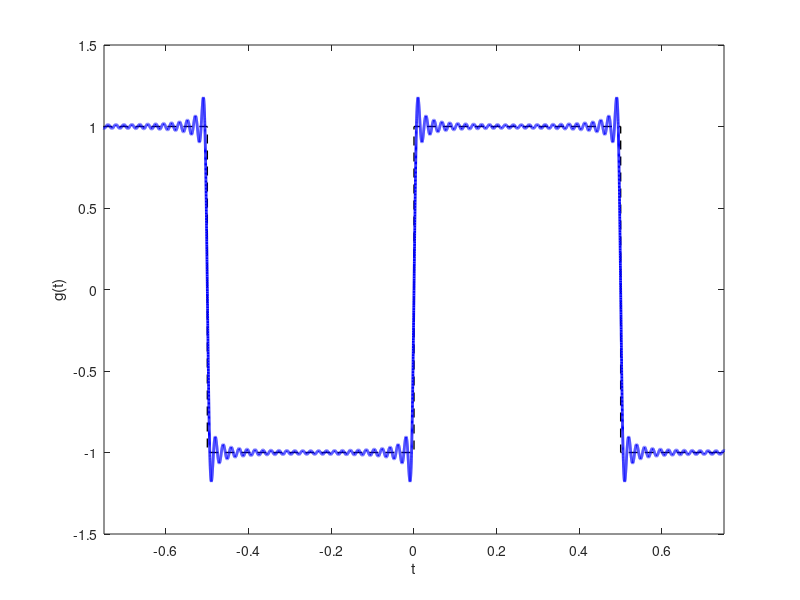

Source code (MATLAB):
clear; close all;

% define period
T = 1;

% create and plot the function g(t)
t_orig = T/2*[-2 -1 -1  0 0 1  1  2];
g_orig =     [ 1  1 -1 -1 1 1 -1 -1];
plot(t_orig,g_orig,'--k','linewidth',1);
 axis([-3*T/4 3*T/4 -1.5 1.5])

% create the independent variable
t = linspace(-T,T,40000);

% create the dependent variable
g_fs = zeros(size(t));

% compute the fundamental angular frequency
omega = 2*pi/T;

% do the summation over the first 25 terms
for r = 1:2:51
    
    % add the next term to the sum
    g_fs = g_fs + 4/pi/r*sin(omega*r*t);
    
    % plot the original function
    plot(t_orig,g_orig,'--k','LineWidth',1); hold on;

    % plot the current sum of Fourier terms
    plot(t,g_fs,'-b','LineWidth',2); hold off; 
    
    % label the plot
    xlabel('t'); ylabel('g(t)'); 
    axis([-3*T/4 3*T/4 -1.5 1.5])
    
    pause;
end